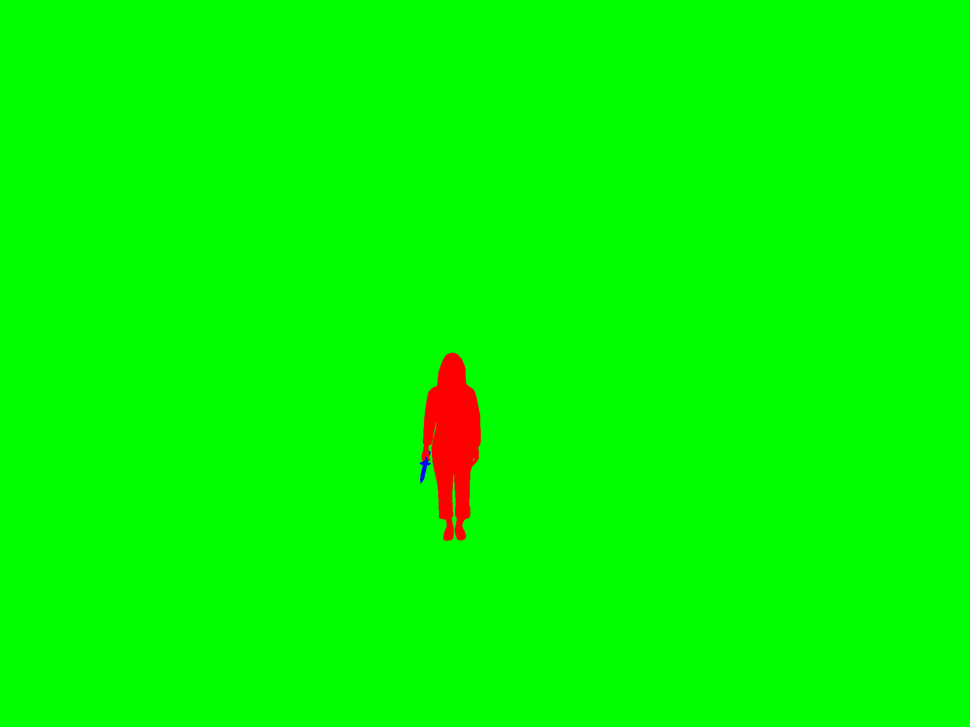
#> input picture Question2/sample.png, 970 x 727 px, shrunk from 2048 x 1536 before the run
$ python final_result.py
#> lines starting #> are read from the running program, lines starting #| are printed output that depends on the picture; after the words box and inside, x2 and y2 are one past the last pixel; in counts of white or black regions, pixels touching at a corner belong together
import cv2
import numpy as np
import  os

mypath = os.path.dirname(os.path.abspath(__file__))

def count_pixels():

    img = cv2.imread(mypath + '/Question2/sample.png')
#> img is the input picture: shape (727, 970, 3); mean B, G, R 0, 252.5, 2.5
    # boundaries for the color red
    boundaries = [([0, 0, 130], [80, 80, 255]),]
    # boundaries for the color green
    green_boundaries=[([0, 120,0 ],[60, 255,60 ])]
    # boundaries for the color blue
    blue_boundaries=[([100, 0, 0],[255, 90, 90])]

    for (lower, upper) in boundaries:
        # creates numpy array from boundaries
        lower = np.array(lower, dtype="uint8")
        upper = np.array(upper, dtype="uint8")
        mask = cv2.inRange(img, lower, upper)
        output = cv2.bitwise_and(img, img, mask=mask)

        #background white for red_mask
        bk = np.full(img.shape, 255, dtype=np.uint8)  # white background
        bk_red_mask = cv2.bitwise_not(mask)
        bk_masked_red = cv2.bitwise_and(bk, bk, mask=bk_red_mask)
        red_final=cv2.bitwise_or(output,bk_masked_red)
#> this loop made 1 pass
#> pass 1, in count_pixels, `mask = cv2.inRange(img, lower, upper)`:
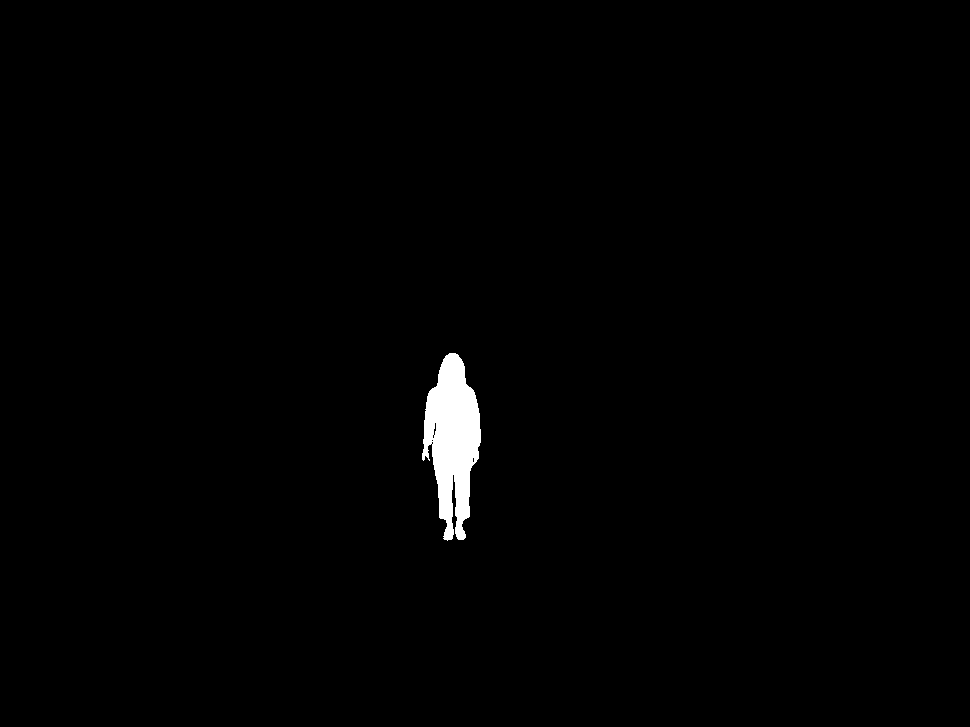
#> mask: shape (727, 970); 0.97% white; 1 white region, box (x1, y1, x2, y2) and area: (422, 353, 481, 541) 6822
#> after the loop: bk: shape (727, 970, 3); every value is 255

    for (lower, upper) in green_boundaries:
        # creates numpy array from boundaries
        lower = np.array(lower, dtype="uint8")
        upper = np.array(upper, dtype="uint8")
        mask = cv2.inRange(img, lower, upper)
        output_green = cv2.bitwise_and(img, img, mask=mask)
#> this loop made 1 pass
#> pass 1, in count_pixels, `mask = cv2.inRange(img, lower, upper)`:
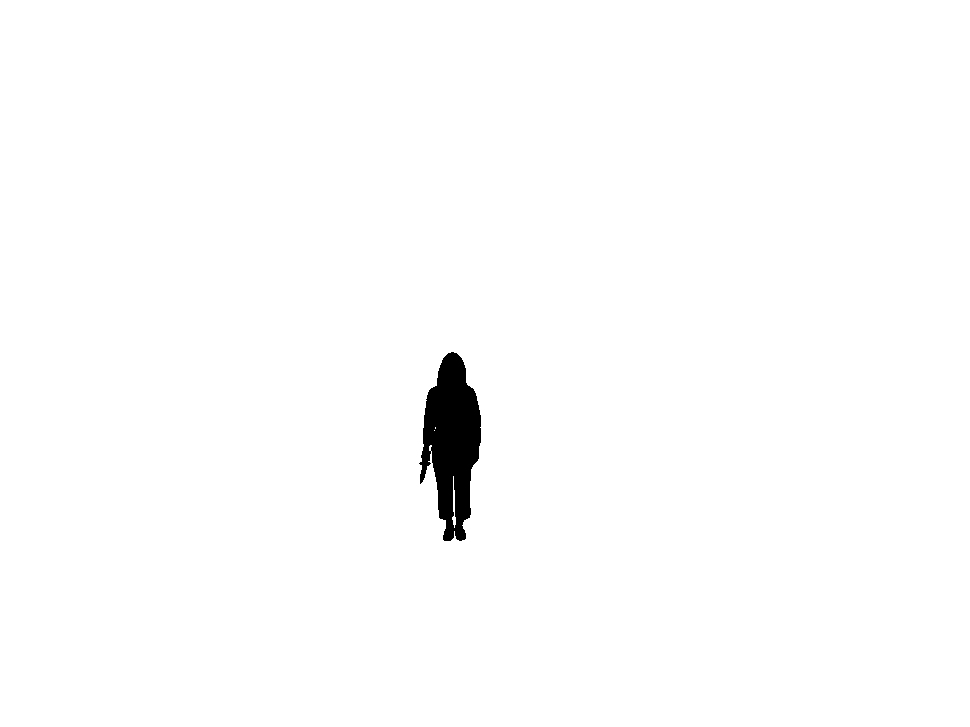
#> mask: shape (727, 970); 99% white; 1 black region, box (x1, y1, x2, y2) and area: (419, 352, 481, 541) 7261


    for (lower, upper) in blue_boundaries:
        # creates numpy array from boundaries
        lower = np.array(lower, dtype="uint8")
        upper = np.array(upper, dtype="uint8")
        # finds colors in boundaries a applies a mask
        mask = cv2.inRange(img, lower, upper)
        output_blue = cv2.bitwise_and(img, img, mask=mask)
#> this loop made 1 pass
#> pass 1, in count_pixels, `mask = cv2.inRange(img, lower, upper)`:
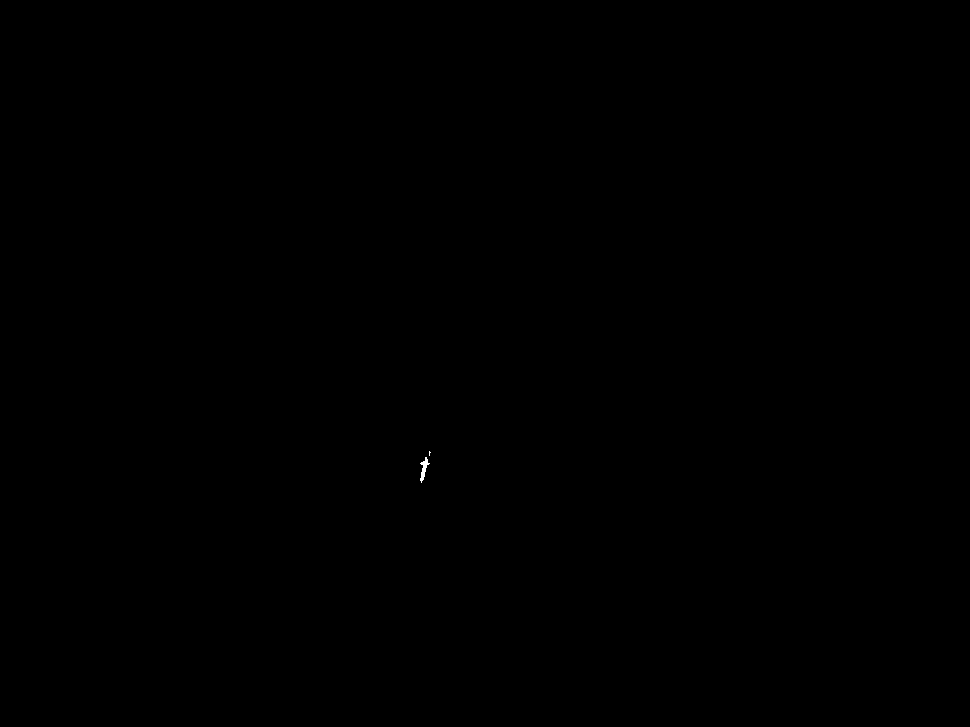
#> mask: shape (727, 970); 0.02% white; 2 white regions (1 under 20 px), largest, box (x1, y1, x2, y2) and area: (420, 457, 430, 483) 104

    # saves the image
    cv2.imwrite(mypath + '/Question2/result.png', np.hstack([red_final,output_green,output_blue]))
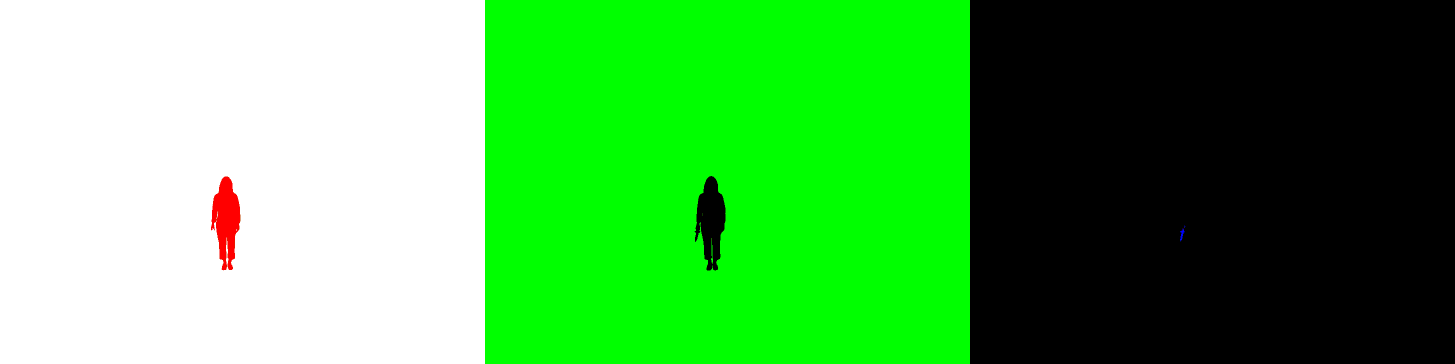
#> saved as result.png: shape (727, 2910, 3) (shown at 1/2 size); mean B, G, R 84.2, 168.3, 85

    # summed = np.sum(output, axis=2)
    tot_pixel = output.size
#> tot_pixel = 2115570
    red_pixel = np.count_nonzero(output)
#> red_pixel = 7818
    green_pixel = np.count_nonzero(output_green)
#> green_pixel = 698650
    blue_pixel = np.count_nonzero(output_blue)
#> blue_pixel = 187

    print("red :  " + str(red_pixel)+" pixels")
#| red :  7818 pixels
    print("green :  " + str(green_pixel)+" pixels")
#| green :  698650 pixels
    print("blue :  " + str(blue_pixel) + " pixels")
#| blue :  187 pixels


count_pixels()
